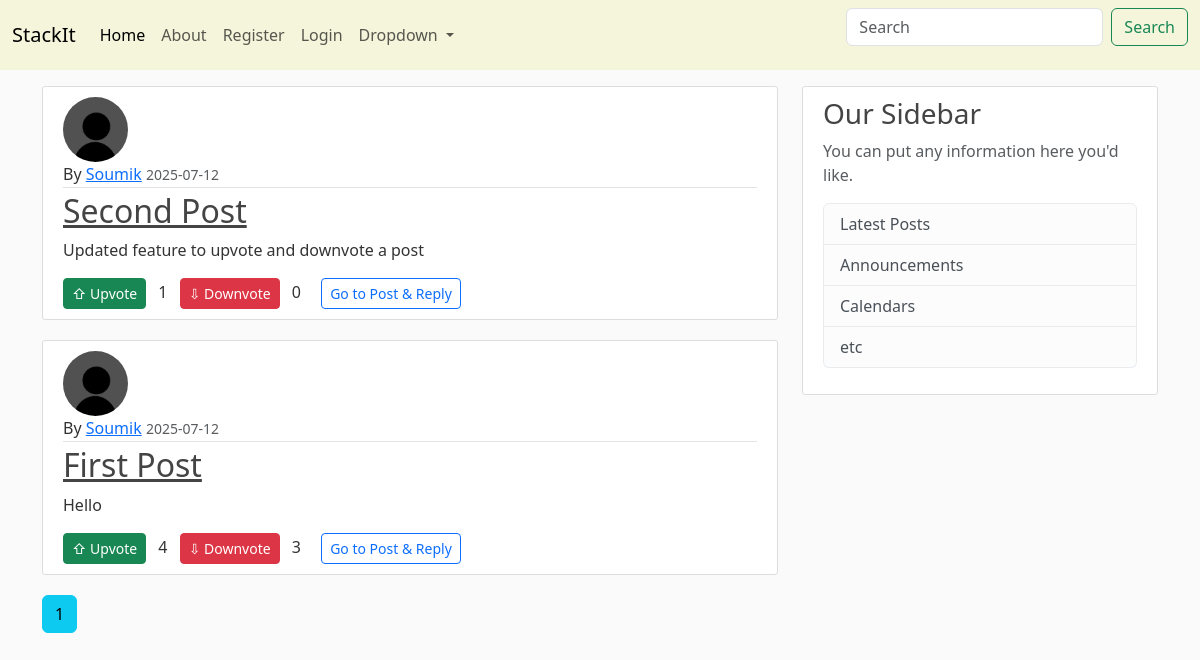
Page /home on the earlier database version.
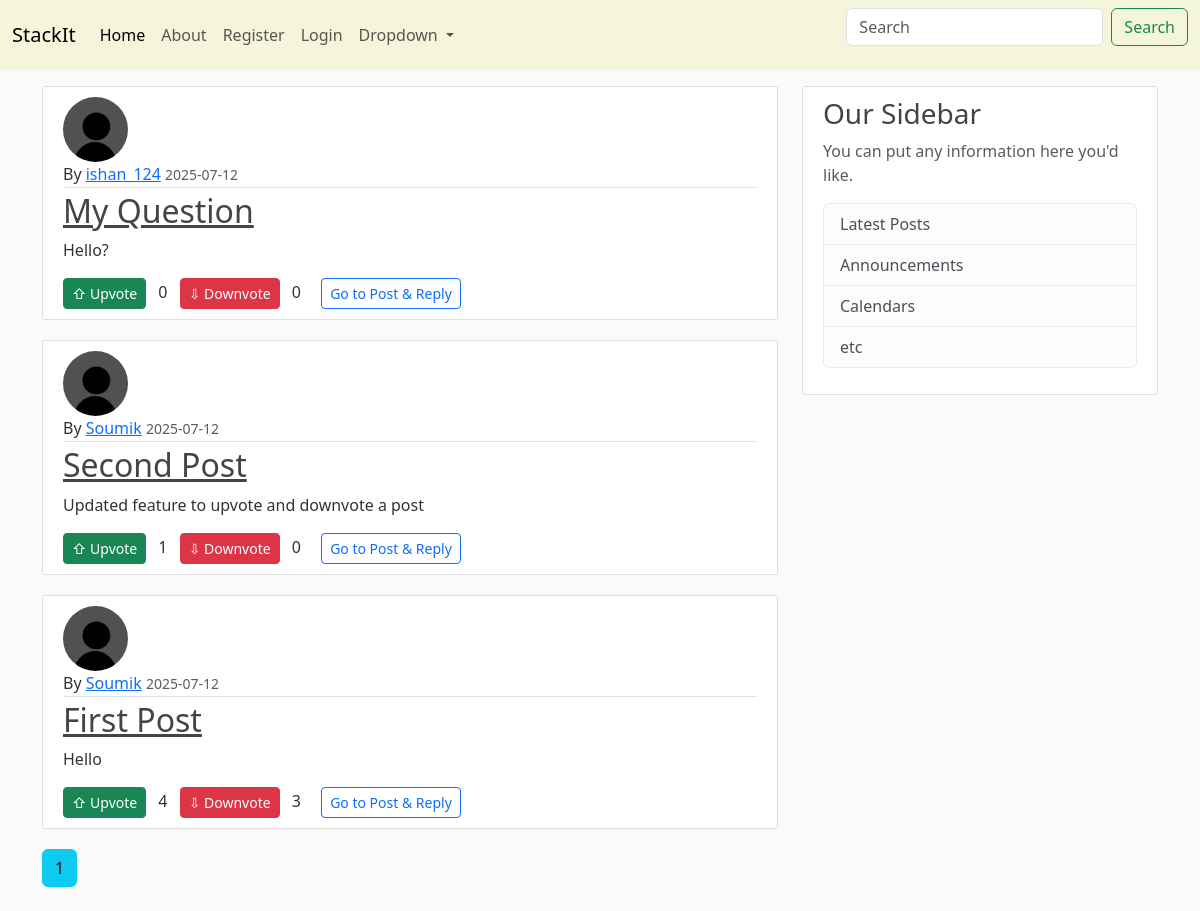
Same page on the later database version.
### blog/models.py (models this page shows, shortened)
class post(db.Model):
    id=db.Column(db.Integer,primary_key=True)
    title=db.Column(db.String(100),nullable=False)
    date_posted=db.Column(db.DateTime,nullable=False,default=datetime.datetime.utcnow)
    content=db.Column(db.Text,nullable=False)
    user_id=db.Column(db.Integer,db.ForeignKey('user.id'),nullable=False)
    upvotes = db.Column(db.Integer, default=0)
    downvotes = db.Column(db.Integer, default=0)

class user(db.Model,UserMixin):
    id=db.Column(db.Integer,primary_key=True)
    username=db.Column(db.String(20),unique=True,nullable=False)
    email=db.Column(db.String(120),unique=True,nullable=False)
    image=db.Column(db.String(20),nullable=False, default='default.jpg')
    password=db.Column(db.String(60),nullable=False)
    posts=db.relationship('post',backref='author',lazy=True)

### blog/routes.py (the view)
@app.route("/")
@app.route("/home")
def home():
    page=request.args.get('page', 1, type=int)
    posts=post.query.order_by(post.date_posted.desc()).paginate(page=page, per_page=5)
    return render_template("home.html",posts=posts)

### blog/templates/home.html
{% extends "layout.html" %}
{% block content %}
    {% for post in posts.items %}
        <article class="media content-section">
            <img src="{{ url_for('static', filename='profile_pics/'+post.author.image) }}" alt="" class="rounded-circle article-img">
            <div class="media-body">
            <div class="article-metadata">
                By <a class="mr-2" href="{{ url_for('user_posts',username=post.author.username) }}">{{ post.author.username }}</a>
                <small class="text-muted">{{ post.date_posted.strftime('%Y-%m-%d') }}</small>
            </div>
            <h2><a class="article-title" href="{{ url_for('post_show', post_id=post.id) }}">{{ post.title }}</a></h2>
            <p class="article-content">{{ post.content }}</p>
            <div class="vote-section mt-2">
                <form action="{{ url_for('upvote_post', post_id=post.id) }}" method="post" style="display:inline;">
                    <button type="submit" class="btn btn-success btn-sm">&#8679; Upvote</button>
                </form>
                <span class="mx-2">{{ post.upvotes or 0 }}</span>
                <form action="{{ url_for('downvote_post', post_id=post.id) }}" method="post" style="display:inline;">
                    <button type="submit" class="btn btn-danger btn-sm">&#8681; Downvote</button>
                </form>
                <span class="mx-2">{{ post.downvotes or 0 }}</span>
                <a href="{{ url_for('post_show', post_id=post.id) }}" class="btn btn-outline-primary btn-sm ms-2">Go to Post &amp; Reply</a>
            </div>
            </div>
        </article>
    {% endfor %}
    {% for page_num in posts.iter_pages(left_edge=1, right_edge=1,left_current=1, right_current=2) %}
        {% if page_num %}
            {% if posts.page==page_num %}
                <a href="{{ url_for('home',page=page_num) }}" class="btn btn-info mb-4">{{ page_num }}</a>
            {% else %}
                <a href="{{ url_for('home',page=page_num) }}" class="btn btn-outline-info mb-4">{{ page_num }}</a>
            {% endif %}
        {% else %}
        ...
        {% endif %}
    {% endfor %}
{% endblock content %}

Differences in the rows shown:
added post: image (placeholder picture), author.username "ishan_124", date_posted "2025-07-12", title "My Question", content "Hello?", upvotes "0", downvotes "0"
